Frame 1 (no input): blank canvas, image omitted
Frame 60 (no input): blank canvas, image omitted
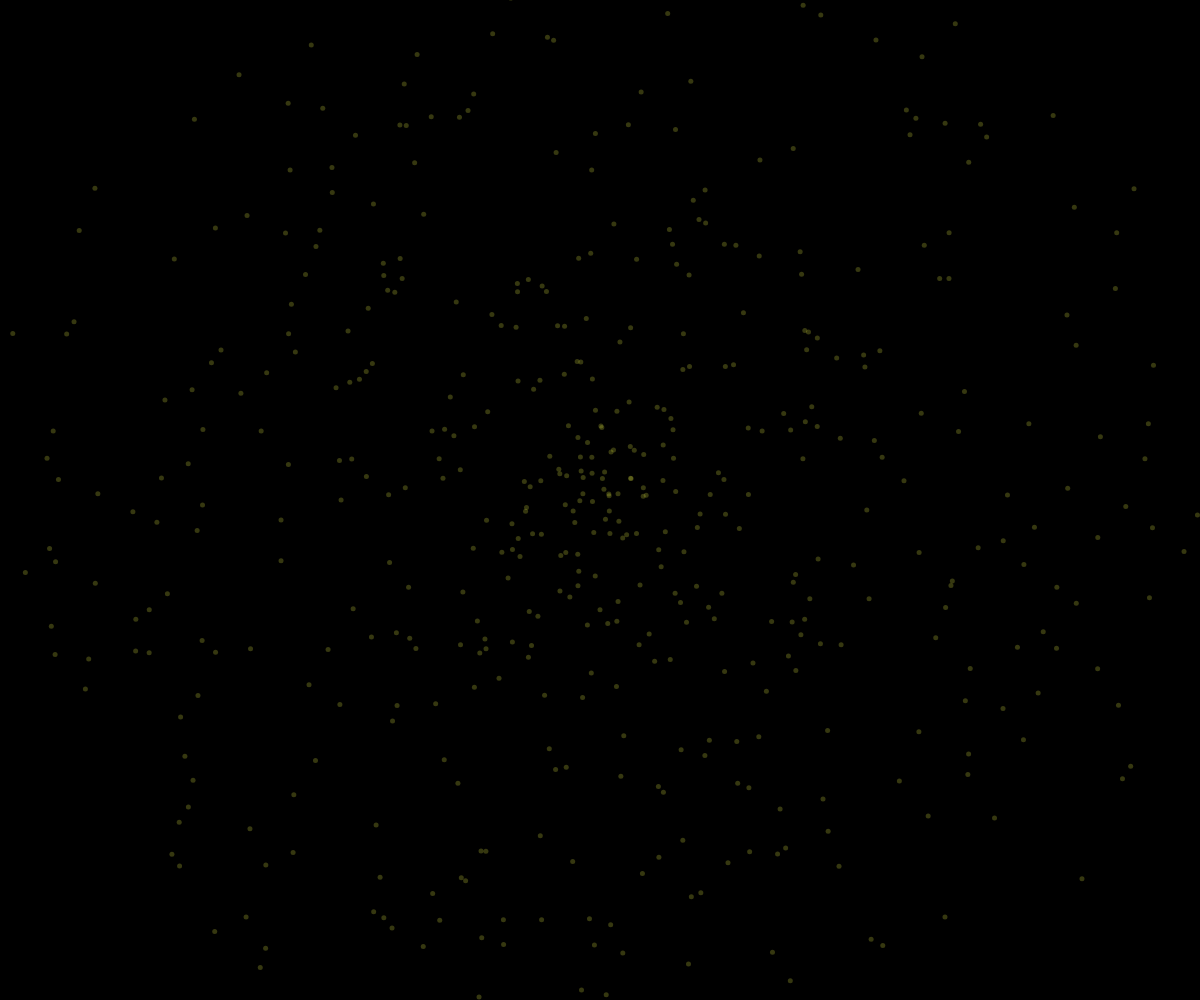
Frame 120 (the mouse pressed at the canvas centre since frame 60)

The p5.js sketch whose frames 1 and 60 were blank and that drew this single picture after the mouse press (run headless with seeded random() and noise() and a simulated clock; from frame 60 on, the mouse is pressed at the canvas centre):

// p5.js sketch
// ── sketch.js
// fireworks OOP demo

class Spark {
  constructor(x, y, dx, dy, r, g, b, ra, angle, speed){
    this.x = x;
    this.y = y;
    this.dx = dx;
    this.dy = dy;
    this.color = color;
    this.size = 5;
    this.r = r;
    this.g = g;
    this.b = b;
    this.alpha = 255;
    this.ra = ra;
    this.angle = angle;
    this.speed = speed;
  }
  display(){
    noStroke();
    fill(this.r, this.b, this.g, this.alpha);
    let x = sin(this.angle) * this.ra;
    let y = cos(this.angle) * this.ra;
    circle(this.x + x, this.y + y, this.size );
  }
  update(){
    // this.x += this.dx;
    // this.y += this.dy;
    this.alpha -= 3;
    this.ra += this.speed;
  }
  isdead(){
    return this.alpha <= 0;
  }
}

let sparkarray = [];
let amount = 500;

function setup() {
  createCanvas(windowWidth, windowHeight);
  angleMode(DEGREES);
}

function draw() {
  background("black");
  for (let i = sparkarray.length - 1; i>= 0; i--){
    sparkarray[i].update();
    sparkarray[i].display();

    if (sparkarray[i].isdead()){
      sparkarray.splice(i, 1);
    }
  }
}


function mousePressed(){
  let r = random(255);
  let g = random(255); 
  let b = random(255);
  let ra = random(5);
  let angle = 0;
  for (let i = 0; i < amount; i++){
    let theSpark = new Spark(mouseX, mouseY, random(-5,5), random(-5,5), r, g, b, random(25), angle, random(10));
    sparkarray.push(theSpark);
    angle += 360/ amount;
  }
}
